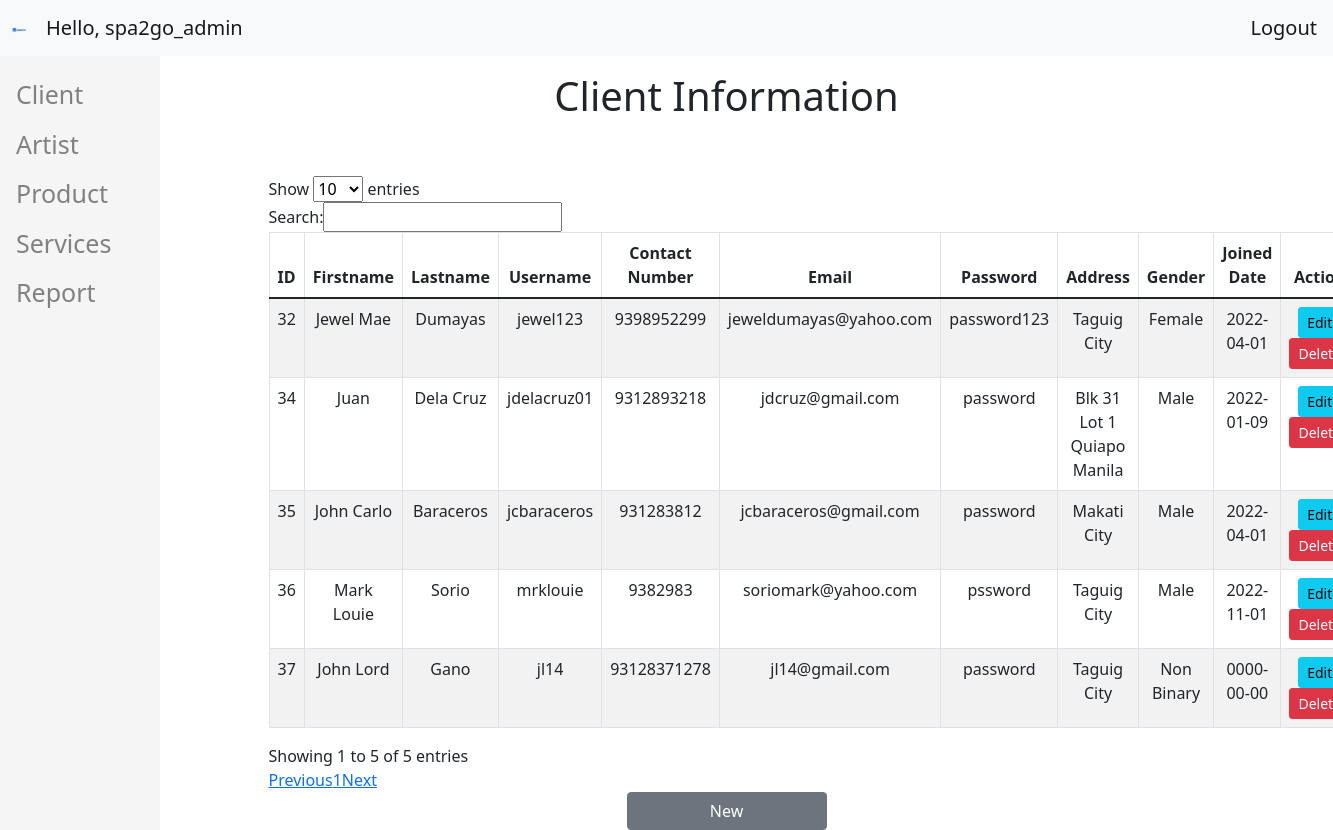
Page /admin/client2.php (signed in) on the committed database.
### tables this page shows
CREATE TABLE `table_client` (
  `id_client` int(10) NOT NULL,
  `firstNameClient` varchar(20) NOT NULL,
  `lastNameClient` varchar(20) NOT NULL,
  `contactNumberClient` bigint(12) NOT NULL,
  `emailClient` varchar(50) NOT NULL,
  `passwordClient` varchar(20) NOT NULL,
  `addressClient` varchar(50) NOT NULL,
  `birthdateClient` date NOT NULL,
  `genderClient` varchar(20) NOT NULL,
  `joinDateClient` date NOT NULL,
  `userNameClient` varchar(15) NOT NULL
);

### admin/client2.php (the view, shortened to what this page needs)
<?php
if (isset($_SESSION['id']) && isset($_SESSION['user_name'])) {
 ?>
<!DOCTYPE html>
<html>
<head>
  <link href="https://cdn.jsdelivr.net/npm/bootstrap@5.1.1/dist/css/bootstrap.min.css" rel="stylesheet">
  <link rel="stylesheet" type="text/css" href="style.css">
</head>
<body>
<nav class="navbar fixed-top navbar-expand-lg navbar-light bg-light ">
            <a class="navbar-brand" href="home.php" style="padding-left: 10px;"> <img src="logo.png" width="20px"> </a>
            <a class="navbar-brand">Hello, <?php echo $_SESSION['name']; ?></a>
            <a class="navbar-brand navbar-right  " href="logout.php" style= "margin-left: auto">Logout</a>
</nav>
<div class="sidenav">
<a href="client.php ">Client</a>
<a href="artist.php">Artist</a>
<a href="product.php">Product</a>
<a href="service.php">Services</a>
<a href="report.php">Report</a>
</div>
<div class="main"  >
<div class="container">
  <br><br><br>
	<h1 class="page-header text-center">Client Information</h1>
  <br><br>
	<div class="row">
		<div class="col-sm-8 col-sm-offset-2">
			<div class="row"  style="padding-left: 100px;">
				<table id="myTable" class="table text-center table-bordered table-striped " >
					<thead>
						<th>ID</th>
						<th>Firstname</th>
						<th>Lastname</th>
            <th>Username</th>
						<th>Contact Number</th>
						<th>Email</th>
            <th>Password</th>
            <th>Address</th>
            <th>Gender</th>
            <th>Joined Date</th>
            <th>Action</th>
					</thead>
					<tbody>
						<?php
							include_once('db_conn.php');
							$sql = "SELECT * FROM table_client";
							$query = $conn->query($sql);
							while($row = $query->fetch_assoc()){
								echo
								"<tr>
									<td>".$row['id_client']."</td>
									<td>".$row['firstNameClient']."</td>
									<td>".$row['lastNameClient']."</td>
									<td>".$row['userNameClient']."</td>
                  <td>".$row['contactNumberClient']."</td>
                  <td>".$row['emailClient']."</td>
                  <td>".$row['passwordClient']."</td>
                  <td>".$row['addressClient']."</td>
                  <td>".$row['genderClient']."</td>
                  <td>".$row['joinDateClient']."</td>
									<td>
										<a href='#edit_".$row['id_client']."' class='btn btn-info btn-sm' data-toggle='modal'><span class='glyphicon glyphicon-edit'></span> Edit</a>
										<a href='#delete_".$row['id_client']."' class='btn btn-danger btn-sm' data-toggle='modal'><span class='glyphicon glyphicon-trash'></span> Delete</a>
									</td>
								</tr>";
							}
						?>
					</tbody>
				</table>
			</div>
		</div>
	</div>
</div>
<div style="text-align:center">
				<a href="#addnew" data-toggle="modal" class="btn btn-secondary" style="width: 200px;"><span class="glyphicon glyphicon-plus"></span> New</a>
			</div>
</body>
</body>
</html>
<?php
}else{
     header("Location: index.php");
     exit();
}
 ?>

### admin/style.css (style rules this page uses)
.sidenav { height: 100%; width: 160px; position: fixed; z-index: 2; top: 1; left: 0; background-color: whitesmoke; overflow-x: hidden; padding-top: 70px; }
.sidenav a { padding: 6px 8px 6px 16px; text-decoration: none; font-size: 25px; color: #818181; display: block; }
.main { margin-left: 120px; padding-left: 0px 10px; }

### rows in the picture
table_client: id_client "32", firstNameClient "Jewel Mae", lastNameClient "Dumayas", userNameClient "jewel123", contactNumberClient "9398952299", emailClient "jeweldumayas@yahoo.com", passwordClient "password123", addressClient "Taguig City", genderClient "Female", joinDateClient "2022-04-01"
table_client: id_client "34", firstNameClient "Juan", lastNameClient "Dela Cruz", userNameClient "jdelacruz01", contactNumberClient "9312893218", emailClient "jdcruz@gmail.com", passwordClient "password", addressClient "Blk 31 Lot 1 Quiapo Manila", genderClient "Male", joinDateClient "2022-01-09"
table_client: id_client "35", firstNameClient "John Carlo", lastNameClient "Baraceros", userNameClient "jcbaraceros", contactNumberClient "931283812", emailClient "jcbaraceros@gmail.com", passwordClient "password", addressClient "Makati City", genderClient "Male", joinDateClient "2022-04-01"
table_client: id_client "36", firstNameClient "Mark Louie", lastNameClient "Sorio", userNameClient "mrklouie", contactNumberClient "9382983", emailClient "soriomark@yahoo.com", passwordClient "pssword", addressClient "Taguig City", genderClient "Male", joinDateClient "2022-11-01"
table_client: id_client "37", firstNameClient "John Lord", lastNameClient "Gano", userNameClient "jl14", contactNumberClient "93128371278", emailClient "jl14@gmail.com", passwordClient "password", addressClient "Taguig City", genderClient "Non Binary", joinDateClient "0000-00-00"

### other values in the picture
$_SESSION['name'] "spa2go_admin"
